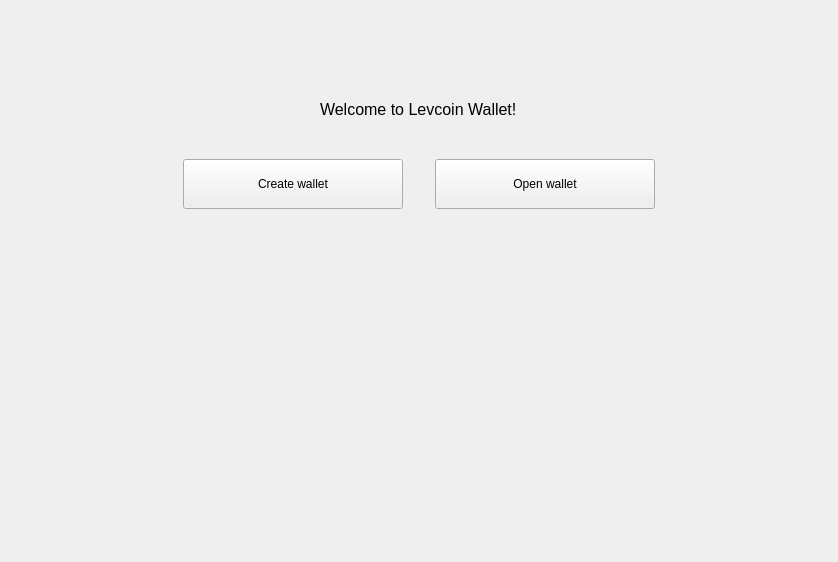
<?xml version="1.0" encoding="UTF-8"?>
<ui version="4.0">
 <class>NoWalletFrame</class>
 <widget class="QFrame" name="NoWalletFrame">
  <property name="geometry">
   <rect>
    <x>0</x>
    <y>0</y>
    <width>838</width>
    <height>562</height>
   </rect>
  </property>
  <property name="windowTitle">
   <string>Frame</string>
  </property>
  <property name="frameShape">
   <enum>QFrame::NoFrame</enum>
  </property>
  <property name="frameShadow">
   <enum>QFrame::Raised</enum>
  </property>
  <layout class="QVBoxLayout" name="verticalLayout">
   <property name="spacing">
    <number>0</number>
   </property>
   <property name="leftMargin">
    <number>0</number>
   </property>
   <property name="topMargin">
    <number>0</number>
   </property>
   <property name="rightMargin">
    <number>0</number>
   </property>
   <property name="bottomMargin">
    <number>0</number>
   </property>
   <item>
    <spacer name="verticalSpacer">
     <property name="orientation">
      <enum>Qt::Vertical</enum>
     </property>
     <property name="sizeType">
      <enum>QSizePolicy::MinimumExpanding</enum>
     </property>
     <property name="sizeHint" stdset="0">
      <size>
       <width>20</width>
       <height>100</height>
      </size>
     </property>
    </spacer>
   </item>
   <item alignment="Qt::AlignHCenter">
    <widget class="QLabel" name="m_welcomeLabel">
     <property name="font">
      <font>
       <pointsize>12</pointsize>
      </font>
     </property>
     <property name="text">
      <string>Welcome to Levcoin Wallet!</string>
     </property>
    </widget>
   </item>
   <item>
    <spacer name="verticalSpacer_4">
     <property name="orientation">
      <enum>Qt::Vertical</enum>
     </property>
     <property name="sizeType">
      <enum>QSizePolicy::Fixed</enum>
     </property>
     <property name="sizeHint" stdset="0">
      <size>
       <width>20</width>
       <height>40</height>
      </size>
     </property>
    </spacer>
   </item>
   <item>
    <layout class="QHBoxLayout" name="horizontalLayout">
     <property name="spacing">
      <number>0</number>
     </property>
     <item>
      <spacer name="horizontalSpacer_2">
       <property name="orientation">
        <enum>Qt::Horizontal</enum>
       </property>
       <property name="sizeHint" stdset="0">
        <size>
         <width>40</width>
         <height>20</height>
        </size>
       </property>
      </spacer>
     </item>
     <item>
      <widget class="QPushButton" name="m_createWalletButton">
       <property name="sizePolicy">
        <sizepolicy hsizetype="Fixed" vsizetype="Fixed">
         <horstretch>0</horstretch>
         <verstretch>0</verstretch>
        </sizepolicy>
       </property>
       <property name="minimumSize">
        <size>
         <width>220</width>
         <height>50</height>
        </size>
       </property>
       <property name="maximumSize">
        <size>
         <width>220</width>
         <height>50</height>
        </size>
       </property>
       <property name="text">
        <string>Create wallet</string>
       </property>
      </widget>
     </item>
     <item>
      <spacer name="horizontalSpacer">
       <property name="orientation">
        <enum>Qt::Horizontal</enum>
       </property>
       <property name="sizeType">
        <enum>QSizePolicy::Fixed</enum>
       </property>
       <property name="sizeHint" stdset="0">
        <size>
         <width>32</width>
         <height>20</height>
        </size>
       </property>
      </spacer>
     </item>
     <item>
      <widget class="QPushButton" name="m_openWalletButton">
       <property name="sizePolicy">
        <sizepolicy hsizetype="Fixed" vsizetype="Fixed">
         <horstretch>0</horstretch>
         <verstretch>0</verstretch>
        </sizepolicy>
       </property>
       <property name="minimumSize">
        <size>
         <width>220</width>
         <height>50</height>
        </size>
       </property>
       <property name="maximumSize">
        <size>
         <width>220</width>
         <height>50</height>
        </size>
       </property>
       <property name="text">
        <string>Open wallet</string>
       </property>
      </widget>
     </item>
     <item>
      <spacer name="horizontalSpacer_3">
       <property name="orientation">
        <enum>Qt::Horizontal</enum>
       </property>
       <property name="sizeHint" stdset="0">
        <size>
         <width>40</width>
         <height>20</height>
        </size>
       </property>
      </spacer>
     </item>
    </layout>
   </item>
   <item>
    <spacer name="verticalSpacer_3">
     <property name="orientation">
      <enum>Qt::Vertical</enum>
     </property>
     <property name="sizeHint" stdset="0">
      <size>
       <width>20</width>
       <height>376</height>
      </size>
     </property>
    </spacer>
   </item>
  </layout>
 </widget>
 <resources/>
 <connections>
  <connection>
   <sender>m_createWalletButton</sender>
   <signal>clicked()</signal>
   <receiver>NoWalletFrame</receiver>
   <slot>createWallet()</slot>
   <hints>
    <hint type="sourcelabel">
     <x>292</x>
     <y>184</y>
    </hint>
    <hint type="destinationlabel">
     <x>418</x>
     <y>280</y>
    </hint>
   </hints>
  </connection>
  <connection>
   <sender>m_openWalletButton</sender>
   <signal>clicked()</signal>
   <receiver>NoWalletFrame</receiver>
   <slot>openWallet()</slot>
   <hints>
    <hint type="sourcelabel">
     <x>544</x>
     <y>184</y>
    </hint>
    <hint type="destinationlabel">
     <x>418</x>
     <y>280</y>
    </hint>
   </hints>
  </connection>
 </connections>
 <slots>
  <signal>createWalletClickedSignal()</signal>
  <signal>openWalletClickedSignal()</signal>
  <slot>okClicked()</slot>
  <slot>passwordChanged(QString)</slot>
 </slots>
</ui>
